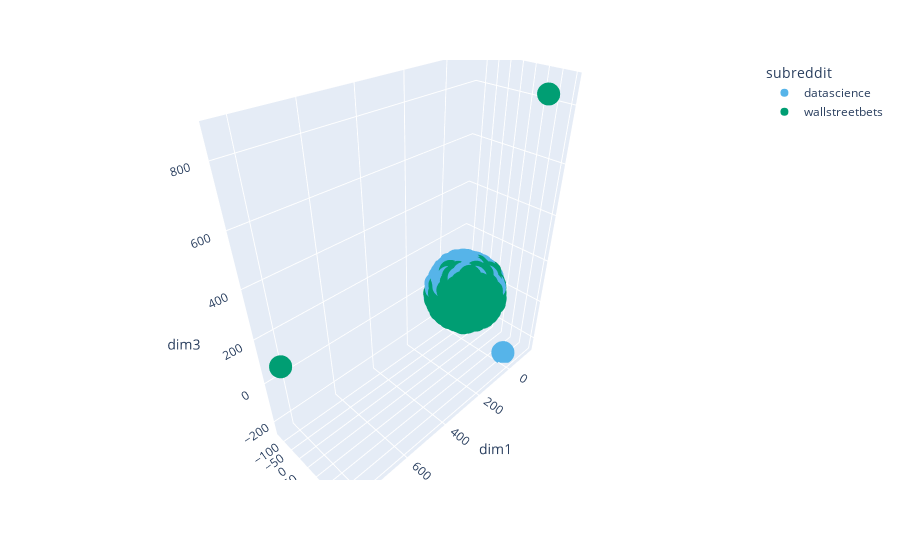

The notebook cell saved with this chart:
### Code cell
tsne_viz_index(df, 2, stop='english')

### Figure 1 — Plotly figure (JSON) as saved in the notebook; plotly's stock layout.template omitted (floating-point values rounded to 4 significant figures; data arrays with more than 128 entries replaced by an {"elided": "..."} marker saying what was removed)
{"data": [{"customdata": {"elided": "859x1 int values"}, "hovertemplate": "subreddit=datascience<br>dim1=%{x}<br>dim2=%{y}<br>dim3=%{z}<br>index=%{customdata[0]}<extra></extra>", "legendgroup": "datascience", "marker": {"color": "#56B4E9", "symbol": "circle"}, "mode": "markers", "name": "datascience", "scene": "scene", "showlegend": true, "type": "scatter3d", "x": {"elided": "859 float values"}, "y": {"elided": "859 float values"}, "z": {"elided": "859 float values"}}, {"customdata": {"elided": "733x1 int values"}, "hovertemplate": "subreddit=wallstreetbets<br>dim1=%{x}<br>dim2=%{y}<br>dim3=%{z}<br>index=%{customdata[0]}<extra></extra>", "legendgroup": "wallstreetbets", "marker": {"color": "#009E73", "symbol": "circle"}, "mode": "markers", "name": "wallstreetbets", "scene": "scene", "showlegend": true, "type": "scatter3d", "x": {"elided": "733 float values"}, "y": {"elided": "733 float values"}, "z": {"elided": "733 float values"}}], "layout": {"legend": {"title": {"text": "subreddit"}, "tracegroupgap": 0}, "margin": {"t": 60}, "scene": {"domain": {"x": [0, 1], "y": [0, 1]}, "xaxis": {"title": {"text": "dim1"}}, "yaxis": {"title": {"text": "dim2"}}, "zaxis": {"title": {"text": "dim3"}}}}}
